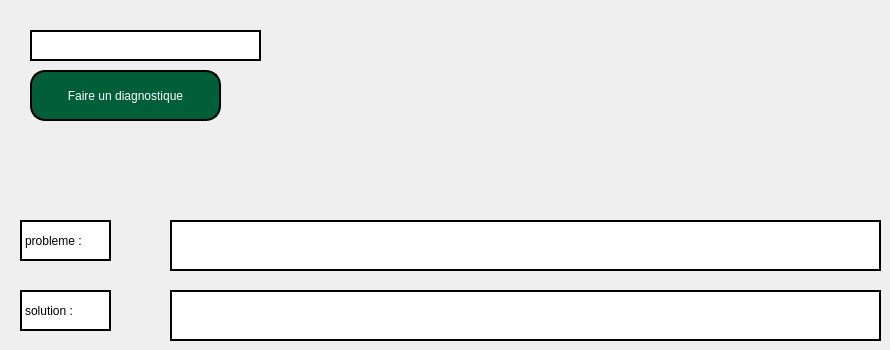
         <widget class="QWidget" name="tab_16">
          <attribute name="title">
           <string>Tab 1</string>
          </attribute>
          <widget class="QLineEdit" name="lineEdit_7">
           <property name="geometry">
            <rect>
             <x>30</x>
             <y>30</y>
             <width>231</width>
             <height>31</height>
            </rect>
           </property>
           <property name="styleSheet">
            <string notr="true">background-color: rgb(255, 255, 255);
border: 2px solid black;
color:black;</string>
           </property>
          </widget>
          <widget class="QPushButton" name="pushButton">
           <property name="geometry">
            <rect>
             <x>30</x>
             <y>70</y>
             <width>191</width>
             <height>51</height>
            </rect>
           </property>
           <property name="styleSheet">
            <string notr="true">QPushButton {
    color: white;                      /* Text color */
    border: 2px solid black;         /* Border width and color */
    border-radius: 15px;              /* Round the corners */
    background-color: #005e38;        /* Optional: Set a background color */
    padding: 10px 20px;               /* Add padding for better aesthetics */
}

QPushButton:hover {
    background-color: #45a049;        /* Change background color on hover */
}

QPushButton:pressed {
    background-color: #3e8e41;        /* Change background color when pressed */
}</string>
           </property>
           <property name="text">
            <string>Faire un diagnostique</string>
           </property>
          </widget>
          <widget class="QLabel" name="label_16">
           <property name="geometry">
            <rect>
             <x>170</x>
             <y>220</y>
             <width>711</width>
             <height>51</height>
            </rect>
           </property>
           <property name="styleSheet">
            <string notr="true">background-color: rgb(255, 255, 255);
border: 2px solid black;
color:black;</string>
           </property>
           <property name="text">
            <string/>
           </property>
          </widget>
          <widget class="QLabel" name="label_17">
           <property name="geometry">
            <rect>
             <x>170</x>
             <y>290</y>
             <width>711</width>
             <height>51</height>
            </rect>
           </property>
           <property name="styleSheet">
            <string notr="true">background-color: rgb(255, 255, 255);
border: 2px solid black;
color:black;</string>
           </property>
           <property name="text">
            <string/>
           </property>
          </widget>
          <widget class="QLabel" name="label_18">
           <property name="geometry">
            <rect>
             <x>20</x>
             <y>220</y>
             <width>91</width>
             <height>41</height>
            </rect>
           </property>
           <property name="styleSheet">
            <string notr="true">background-color: rgb(255, 255, 255);
border: 2px solid black;
color:black;</string>
           </property>
           <property name="text">
            <string>probleme :</string>
           </property>
          </widget>
          <widget class="QLabel" name="label_19">
           <property name="geometry">
            <rect>
             <x>20</x>
             <y>290</y>
             <width>91</width>
             <height>41</height>
            </rect>
           </property>
           <property name="styleSheet">
            <string notr="true">background-color: rgb(255, 255, 255);
border: 2px solid black;
color:black;</string>
           </property>
           <property name="text">
            <string>solution :</string>
           </property>
          </widget>
         </widget>
